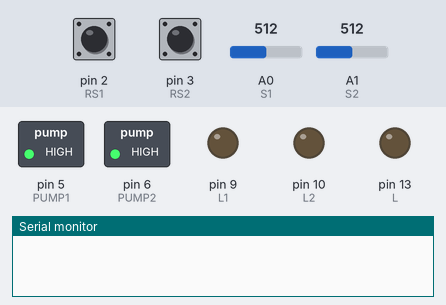
Simulated run of this sketch. Board: Arduino Uno, built with avr-gcc and run on an emulated ATmega328P. Shown: switched loads named in the sketch (green lamp = pin HIGH), output pins drawn as LEDs (lit = HIGH), the last lines printed to the serial monitor. Dashed ring = blinking. The test bench sets the inputs (shaded band); at power-on: pin 2 (RS1) HIGH, pin 3 (RS2) HIGH, A0 (S1) = 512, A1 (S2) = 512.

Above: at 1.2 s.
1.3 s: pin 2 (RS1) pulled LOW for 0.15 s
At 2.95 s:
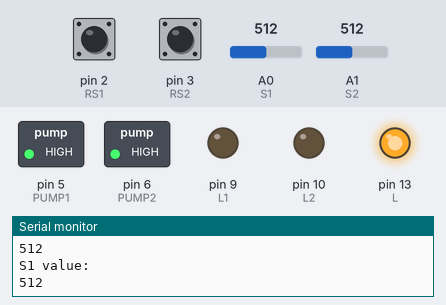
4.4 s: pin 3 (RS2) pulled LOW for 0.15 s
At 5.7 s:
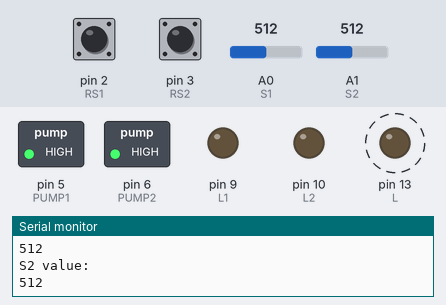
7.4 s: pin 2 (RS1) pulled LOW for 1 s
At 8.2 s:
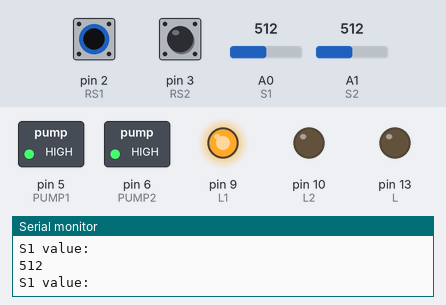
10.4 s: pin 3 (RS2) pulled LOW for 1 s
At 11.2 s:
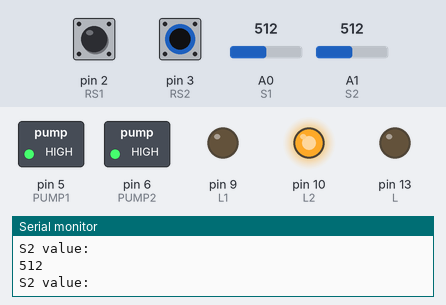
13.4 s: pin 2 (RS1) pulled LOW for 0.15 s
At 14.1 s:
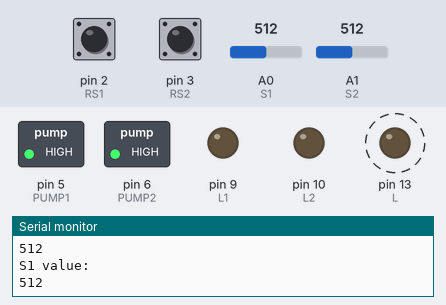
16.4 s: pin 2 (RS1) pulled LOW for 3.2 s
At 17.5 s:
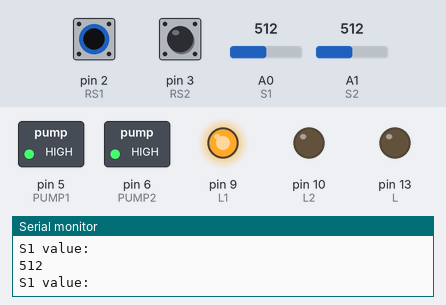
Timing chart, 0 to 22.1 s (numbered marks = the images above; inputs shaded):
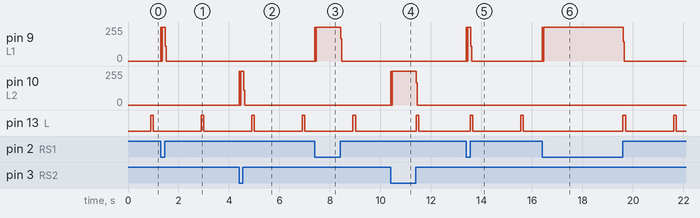

Measured:
- after the input at 1.3 s, pin 9 (L1): 0/255 → 253/255 at once, → 0/255 0.18 s later
- after the input at 4.4 s, pin 10 (L2): 0/255 → 253/255 at once, → 0/255 0.18 s later
- after the input at 7.4 s, pin 9 (L1): 0/255 → 253/255 at once, → 0/255 1.0 s later
- after the input at 10.4 s, pin 10 (L2): 0/255 → 253/255 at once, → 0/255 1.0 s later
- after the input at 13.4 s, pin 9 (L1): 0/255 → 253/255 at once, → 0/255 0.18 s later
- after the input at 16.4 s, pin 9 (L1): 0/255 → 253/255 at once, → 0/255 3.2 s later
- by itself, pin 13 (L): alternates HIGH for 0.10 s and LOW for 1.9 s

The sketch:

main.ino
```cpp
/*
   Watering System (c) 2016 Henry Jeynes www.henryjeynes.com

   Designed for the Hydro Mk I board with an ATmega88 running
   at 1MHz. Low speed allows lower power consumption, and
   it is plenty fast enough to run this code properly.

   This sketch currently works on any micro with 4K of
   program space, but 8K is recommended for updates. A light
   version will be available later on for micros with 2k or
   less program space.

   If you are just using a Hydro board, you can just upload
   this code without making any changes.

   This code is unpolished and unfinished, and it is missing
   features like low-power mode and settings stored in
   EEPROM. These will be added later on. If you have any
   idea how to add these features, email me at
   henry.j.biz@gmail.com

   For more info, go to www.henryjeynes.com/projects/hydromki
*/

//TODO: add sleep code for low-power operation


#include "config.h" //configuration file so settings are easier to change
#include "pindefs.h" //pin definiton file

void setup() {

  pinMode(RS1, INPUT_PULLUP); //enable internal pullup resistor, so no external pullup is required
  pinMode(RS2, INPUT_PULLUP); //change to INPUT if an external pullup is used
  pinMode(L, OUTPUT);
  pinMode(L1, OUTPUT);
  pinMode(L2, OUTPUT);
  pinMode(PUMP1, OUTPUT);
  pinMode(PUMP2, OUTPUT);

  Serial.begin(9600); //this can also be set to 57600, 115200, etc. but 9600 baud should be enough

  if (digitalRead(RS1) == 0 && digitalRead(RS2) == 0) {
    //do nothing for now
  }
  digitalWrite(PUMP1, HIGH);
  digitalWrite(PUMP2, HIGH);
}

void loop() {

  if ((analogRead(S1) <= s1_thr) && (analogRead(S2) <=  s2_thr)) { //TODO: set up code for two pumps. current code uses one pump for both plants
    digitalWrite(PUMP1, HIGH);
    digitalWrite(PUMP2, HIGH);
    delay(wateringTime + pump1RiseTime); //rise time plus actual watering time
    digitalWrite(PUMP1, LOW);
    digitalWrite(PUMP2, LOW);
    delay(1000);
  }

  while ((digitalRead(RS1) == 0) && (digitalRead(RS2) == 1)) { //read sensor 1 by holding down button 1
    analogWrite(L1, analogRead(S1));
    Serial.println("S1 value:");
    Serial.println(analogRead(S1));
    delay(10);
    digitalWrite(L1, LOW);
  }

  while ((digitalRead(RS1) == 1) && (digitalRead(RS2) == 0)) { //read sensor 2 by holding down button 2
    analogWrite(L2, analogRead(S2));
    Serial.println("S2 value:");
    Serial.println(analogRead(S2));
    delay(10);
    digitalWrite(L2, LOW);
  }

  while ((digitalRead(RS1) == 0) && (digitalRead(RS2) == 0)) { //force watering by holding both buttons
    digitalWrite(PUMP1, LOW);
    digitalWrite(PUMP2, LOW);
    pumpStatus = 1;
  }

  if (pumpStatus == 1) {
    digitalWrite(PUMP1, HIGH);
    digitalWrite(PUMP2, HIGH);
    pumpStatus = 0;
  }
  idleBlink(); //blink to indicate "standby". replace this with actual sleep code later
}

void idleBlink() {
  uint32_t currentMillis = millis();
  if (currentMillis > nextMillis) {
    if (digitalRead(L)) {
      digitalWrite(L, LOW);
      nextMillis = currentMillis + offInterval;
    }
    else {
      digitalWrite(L, HIGH);
      nextMillis = currentMillis + onInterval;
    }
  }
}
```

pindefs.h
```cpp
/*
 * Watering System (c) 2016 Henry Jeynes www.henryjeynes.com
 *
 * This is the pin definition file. If you aren't using a
 * Hydro Mk I or an Arduino, this is where you change what
 * pins the code uses. Otherwise, these can be left alone.
 */

#define RS1 2 //button for reading sensor 1
#define RS2 3 //button for reading sensor 2
#define L 13 //built in led on most Arduinos
#define S1 A0 //moisture sensor 1
#define S2 A1 //moisture sensor 2
#define L1 9 //led 1
#define L2 10 //led 2
#define PUMP1 5 //pump for moisture sensor 1
#define PUMP2 6 //pump for moisture sensor 2, not yet used
```

config.h
```cpp
/*
   Watering System (c) 2016 Henry Jeynes www.henryjeynes.com

   This is the config file. You should experiment with the
   values shown here to properly water your plant.

*/

//moisture sensor thresholds
int s1_thr = 0; //change these for different plants.
int s2_thr = 0; //if you are only using one sensor, set this to 1023

//pump settings
int wateringTime = 5000; //automatic watering time
int pump1RiseTime = 1000; //measure this for your own pump
int pump2RiseTime = 1000; //set to 1 sec default, probably needs to be changed

//blink times
int actBlinkOnTime = 50; //activity blink on time
int actBlinkOffTime = 50; //activity blink off time
int idleBlinkOnTime = 100;
int idleBlinkOffTime = 1900;
const long onInterval = 100;
const long offInterval = 1900;


//don't change these
int pumpStatus;
int incomingByte; //incoming serial data
int ledState = LOW;
unsigned long previousMillis = 0;
unsigned long nextMillis = 900;
//don't change these
```
